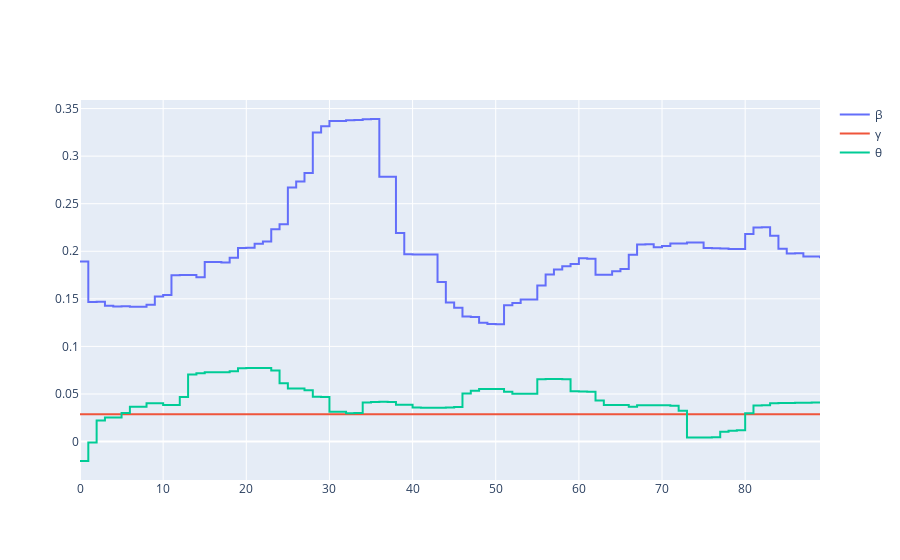

Notebook code for this chart:
### Code cell
a = InferSIRQt(weight_b=200, weight_t=600, weight_c=0.03, penalty_b=variation1, penalty_t=variation1)
a.fit(city, sample, confirmed, verbose=False)
os.system('play -nq -t alsa synth 1 sine 800')
a.dynamic
